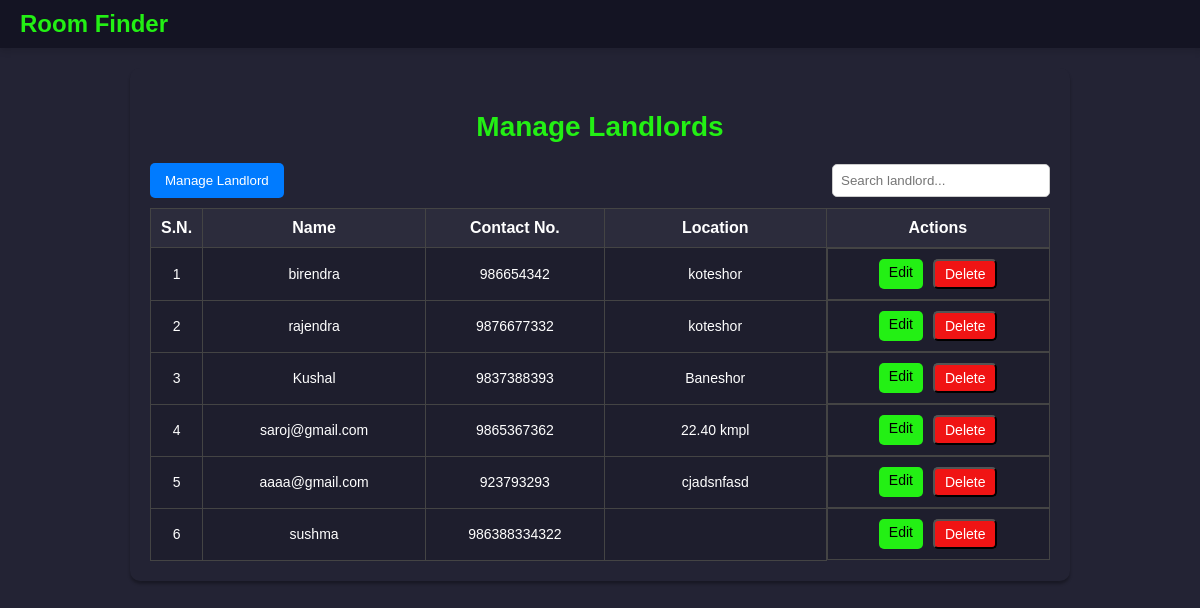
/maanage_landlord, run on the app's committed database.
### Landlord/models.py (models this page shows, shortened)
class Landlord(models.Model):
    user = models.OneToOneField(User, on_delete=models.CASCADE)
    contact_number = models.CharField(max_length=15)
    address = models.TextField()
    profile_picture = models.ImageField(upload_to='landlord_pictures/', null=True, blank=True)
    is_landlord = models.BooleanField(default=True, null=True)

### ROOM_FINDER/views.py (the view)
# urls.py: path('maanage_landlord', manage_landlords, name="manage_landlords"),
def manage_landlords(request):
    landlord = Landlord.objects.all()
    context = {
        'landlords': landlord,
    }
    return render(request, "manage_landlords.html", context)

### ROOM_FINDER/templates/manage_landlords.html (shortened to what this page needs)
<!DOCTYPE html>
<html lang="en">
<head>
</head>
<body>
    <header>
        <a href="{% url 'landlord_home' %}" style="text-decoration:none;">
            <h1>Room Finder</h1>
        </a>
    </header>
    <div class="container">
        <h2>Manage Landlords</h2>
        <div class="top-bar">
            <button class="manage-btn">Manage Landlord</button>
            <input type="text" id="searchInput" onkeyup="searchTable()" placeholder="Search landlord...">
        </div>
        {% if landlords %}
            <table id="landlordTable">
                <thead>
                    <tr>
                        <th style="width: 5%;">S.N.</th>
                        <th style="width: 25%;">Name</th>
                        <th style="width: 20%;">Contact No.</th>
                        <th style="width: 25%;">Location</th>
                        <th style="width: 25%;">Actions</th>
                    </tr>
                </thead>
                <tbody>
                    {% for landlord in landlords %}
                        <tr>
                            <td>{{ forloop.counter }}</td>
                            <td>{{ landlord.user.username }}</td>
                            <td>{{ landlord.contact_number }}</td>
                            <td>{{ landlord.address }}</td>
                            <td class="actions">
                                <a href="#" class="edit">Edit</a>
                                <form method="POST" action="{% url 'delete_landlord' landlord.id %}" onsubmit="return confirmDelete();">
                                    <button type="submit" class="delete">Delete</button>
                                </form>
                            </td>
                        </tr>
                    {% endfor %}
                </tbody>
            </table>
        {% else %}
            <p>No landlords listed yet.</p>
        {% endif %}
    </div>
</body>
</html>

### ROOM_FINDER/templates/manage_landlords.html (style rules this page uses)
body { font-family: 'Arial', sans-serif; background: #232334; color: white; margin: 0; padding: 0; }
header { width: 97%; background: #141423; display: flex; align-items: center; padding: 10px 20px; box-shadow: 0 4px 6px rgba(0, 0, 0, 0.1); }
header h1 { color: #23f014; font-size: 24px; margin: 0; }
.container { max-width: 900px; margin: 20px auto; background: #232334; padding: 20px; border-radius: 10px; box-shadow: 0 3px 3px rgba(0, 0, 0, 0.3); }
h2 { text-align: center; color: #23f014; font-size: 28px; margin-bottom: 20px; }
table { width: 100%; border-collapse: collapse; margin-top: 10px; }
th, td { border: 1px solid #444; padding: 10px; text-align: center; white-space: nowrap; }
th { background: #2c2c3c; font-size: 16px; }
td { background: #1e1e2d; font-size: 14px; }
.actions { display: flex; justify-content: center; gap: 10px; }
.edit, .delete { padding: 5px 10px; text-decoration: none; font-size: 14px; border-radius: 5px; cursor: pointer; text-align: center; display: inline-block; }
.edit { background: #23f014; color: black; }
.delete { background: #f01414; color: white; }
.top-bar { display: flex; justify-content: space-between; align-items: center; margin-bottom: 10px; }
.manage-btn { background-color: #007bff; color: white; padding: 10px 15px; border: none; border-radius: 5px; cursor: pointer; }
#searchInput { padding: 8px; width: 200px; border: 1px solid #ccc; border-radius: 5px; }

### data on the page
Landlord: user.username "birendra", contact_number "986654342", address "koteshor"
Landlord: user.username "rajendra", contact_number "9876677332", address "koteshor"
Landlord: user.username "Kushal", contact_number "9837388393", address "Baneshor"
Landlord: user.username "saroj@gmail.com", contact_number "9865367362", address "22.40 kmpl"
Landlord: user.username "aaaa@gmail.com", contact_number "923793293", address "cjadsnfasd"
Landlord: user.username "sushma", contact_number "986388334322"
